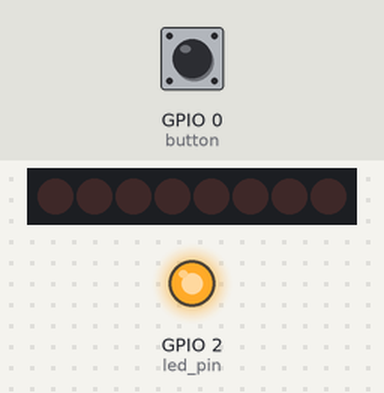
Simulated run of this program. Board: ESP32 board running MicroPython. Parts: 8 shift-register outputs drawn as a row of LEDs (first output left, lit = HIGH), output pins drawn as LEDs (lit = HIGH). The inputs (shaded band) are chosen by the test bench; at power-on: GPIO 0 (button) HIGH. Pins used as bus, display or sensor lines are not drawn.

Above: at 1.2 s.
1.3 s: GPIO 0 (button) pulled LOW for 0.15 s
At 1.45 s:
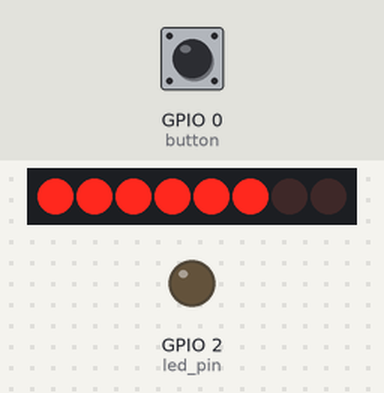
4.3 s: GPIO 0 (button) pulled LOW for 1 s
At 5.4 s:
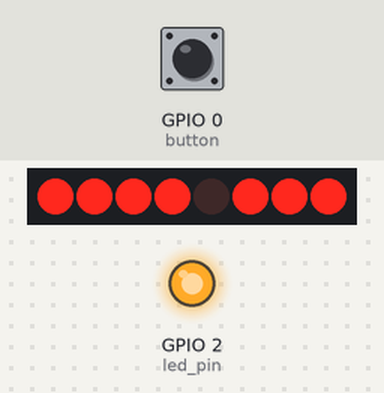
6.8 s: GPIO 0 (button) pulled LOW for 0.15 s
At 7.3 s:
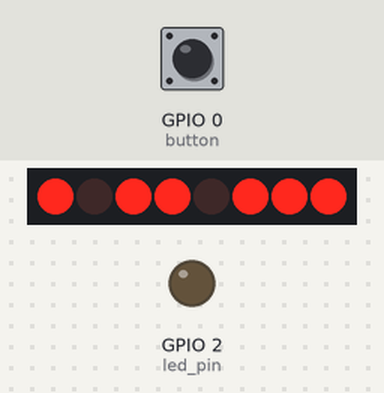
9.9 s: GPIO 0 (button) pulled LOW for 3.2 s
At 10.6 s:
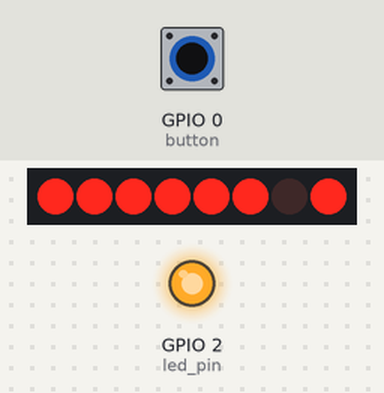
14.6 s: GPIO 0 (button) pulled LOW for 0.15 s
At 14.79 s:
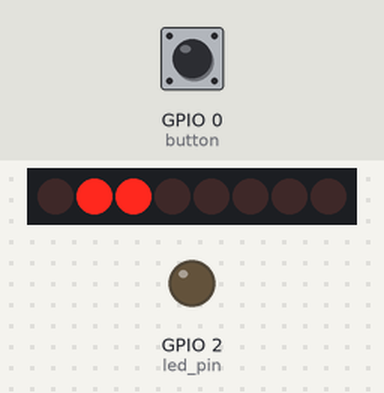
17.6 s: GPIO 0 (button) pulsed LOW 5 times (0.12 s each, 0.3 s apart)
At 19.9 s:
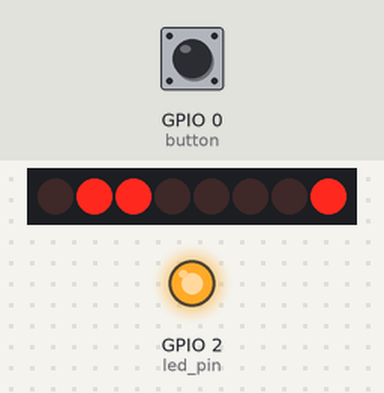
Timing chart, 0 to 21.4 s (numbered marks = the images above; inputs shaded):
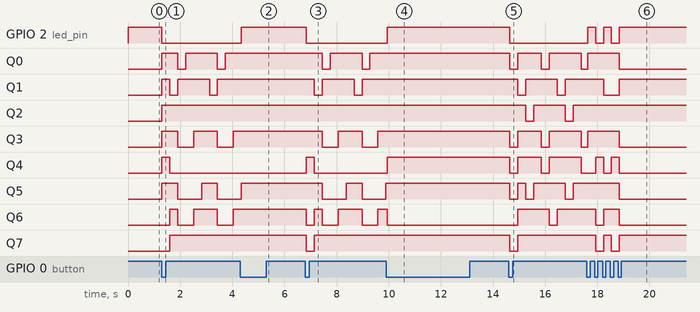

The program:

7seg.py
```python
from machine import Pin
import time

"""
ESP32 GPIO -----> DS (74HC595)
ESP32 GPIO -----> SH_CP (74HC595)
ESP32 GPIO -----> ST_CP (74HC595)

74HC595:
  Q0 ----[220Ω]-----> a
  Q1 ----[220Ω]-----> b
  Q2 ----[220Ω]-----> c
  Q3 ----[220Ω]-----> d
  Q4 ----[220Ω]-----> e
  Q5 ----[220Ω]-----> f
  Q6 ----[220Ω]-----> g
  Q7 ---------------> dp

7セグメントディスプレイ（共通カソード）:
  a ----> [220Ω] ----> Q0 (74HC595)
  b ----> [220Ω] ----> Q1 (74HC595)
  c ----> [220Ω] ----> Q2 (74HC595)
  d ----> [220Ω] ----> Q3 (74HC595)
  e ----> [220Ω] ----> Q4 (74HC595)
  f ----> [220Ω] ----> Q5 (74HC595)
  g ----> [220Ω] ----> Q6 (74HC595)
  共通カソード ----> GND
"""

# Bootボタン
button = Pin(0, Pin.IN)
# オンボードLED
led_pin = Pin(2, Pin.OUT)
# シフトレジスタのピン設定
data_pin = Pin(18, Pin.OUT)  # データ
latch_pin = Pin(19, Pin.OUT)  # ラッチ
clock_pin = Pin(21, Pin.OUT)  # クロック

# 数字と7セグメントの対応（共通カソード）
# dp, g, f, e, d, c, b, a
DIGITS = {
    '0': [0, 0, 1, 1, 1, 1, 1, 1],
    '1': [0, 0, 0, 0, 0, 1, 1, 0],
    '2': [0, 1, 0, 1, 1, 0, 1, 1],
    '3': [0, 1, 0, 0, 1, 1, 1, 1],
    '4': [0, 1, 1, 0, 0, 1, 1, 0],
    '5': [0, 1, 1, 0, 1, 1, 0, 1],
    '6': [0, 1, 1, 1, 1, 1, 0, 1],
    '7': [0, 0, 0, 0, 0, 1, 1, 1],
    '8': [0, 1, 1, 1, 1, 1, 1, 1],
    '9': [0, 1, 1, 0, 1, 1, 1, 1],
}

# 対応する表示一覧
DIGITS_KEYS = list(DIGITS.keys())

running = False

def button_push(pin):
    global running
    if running == False:
        running = True
    else:
        running = False

# 割り込み処理の設定
button.irq(trigger=Pin.IRQ_FALLING, handler=button_push)  # 値が0->1になったら関数を呼び出し

# シフトレジスタにバイトを書き込み
def display_digit(digit: str, dp: int):
    data = DIGITS[digit]
    data[0] = dp
    # ラッチをOFFにしてデータを準備する
    latch_pin.off()
    for i in data:
        # clockをOFFにする
        clock_pin.off()
        # 下位ビットから処理されるので、dp,g,f,e,d,c,b,aの順に書き込む。
        data_pin.value(i)
        # clockがONになった時のデータを読み込む
        clock_pin.on()
    # ラッチがONになったタイミングでデータを反映
    latch_pin.on()

# 表示ループ
index = 0
sleep_time = 0.05
while True:
    if running:
        led_pin.off()
        # print(f'digit : {digit}')
        digit = DIGITS_KEYS[index]
        display_digit(digit, 0)
        time.sleep(sleep_time/2)
        display_digit(digit, 1)
        time.sleep(sleep_time/2)
        index = index + 1
        if index >= len(DIGITS_KEYS):
            index = 0
    else:
        led_pin.on()
        time.sleep(sleep_time)
```

Measured:
- after the input at 1.3 s, GPIO 2 (led_pin): HIGH → LOW at once; Q0: goes HIGH 0.61 s, LOW 0.30 s, HIGH 1.2 s, LOW 0.30 s, then HIGH, starting at once; Q1: goes HIGH 0.30 s, LOW 0.30 s, HIGH 1.2 s, LOW 0.30 s, then HIGH, starting at once; Q2: LOW → HIGH at once; Q3: goes HIGH 0.61 s, LOW 0.61 s, HIGH 0.91 s, LOW 0.61 s, then HIGH, starting at once
- after the input at 4.3 s, GPIO 2 (led_pin): LOW → HIGH at once
- after the input at 6.8 s, GPIO 2 (led_pin): HIGH → LOW after 0.05 s; Q0: alternates HIGH for 1.2 s and LOW for 0.30 s, starting after 0.65 s; Q1: alternates HIGH for 1.2 s and LOW for 0.30 s, starting after 0.35 s; Q3: alternates HIGH for 0.91 s and LOW for 0.61 s, starting after 0.65 s; Q4: LOW → HIGH after 0.05 s, → LOW 0.30 s later
- after the input at 9.9 s, GPIO 2 (led_pin): LOW → HIGH at once
- after the input at 14.6 s, GPIO 2 (led_pin): HIGH → LOW at once; Q0: goes LOW 0.30 s, HIGH 0.91 s, LOW 0.30 s, HIGH 1.2 s, then LOW, starting at once
- after the input at 17.6 s, GPIO 2 (led_pin): alternates HIGH for 0.30 s and LOW for 0.30 s, 5 changes in all, then stays HIGH, starting at once
